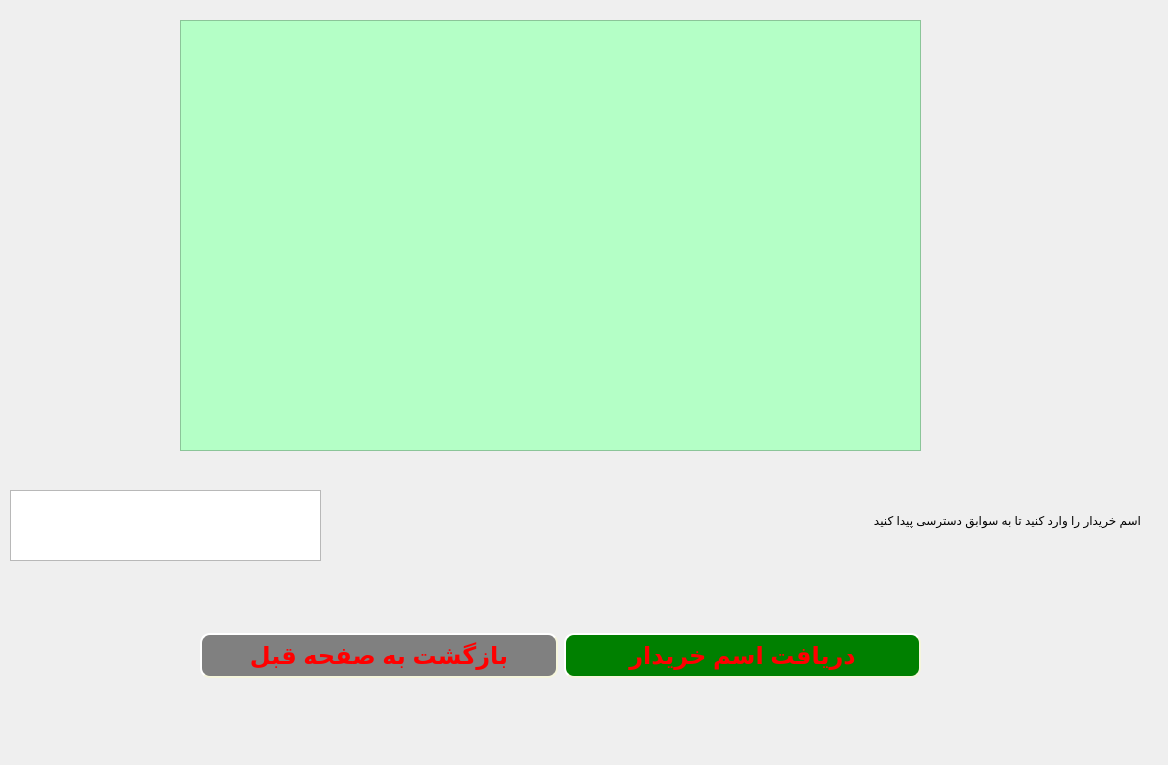
<?xml version="1.0" encoding="UTF-8"?>
<ui version="4.0">
 <class>ListOFClientForAdmin</class>
 <widget class="QDialog" name="ListOFClientForAdmin">
  <property name="geometry">
   <rect>
    <x>0</x>
    <y>0</y>
    <width>1168</width>
    <height>765</height>
   </rect>
  </property>
  <property name="windowTitle">
   <string>Dialog</string>
  </property>
  <widget class="QTextEdit" name="textEdit">
   <property name="geometry">
    <rect>
     <x>10</x>
     <y>490</y>
     <width>311</width>
     <height>71</height>
    </rect>
   </property>
   <property name="styleSheet">
    <string notr="true">font: 16pt &quot;MS Shell Dlg 2&quot;;</string>
   </property>
  </widget>
  <widget class="QLabel" name="label">
   <property name="geometry">
    <rect>
     <x>340</x>
     <y>490</y>
     <width>801</width>
     <height>61</height>
    </rect>
   </property>
   <property name="styleSheet">
    <string notr="true">font: 20pt &quot;MS Shell Dlg 2&quot;;</string>
   </property>
   <property name="text">
    <string>اسم خریدار را وارد کنید تا به سوابق دسترسی پیدا کنید</string>
   </property>
  </widget>
  <widget class="QWidget" name="layoutWidget">
   <property name="geometry">
    <rect>
     <x>200</x>
     <y>610</y>
     <width>721</width>
     <height>91</height>
    </rect>
   </property>
   <layout class="QHBoxLayout" name="horizontalLayout">
    <item>
     <widget class="QPushButton" name="pushButton_2">
      <property name="styleSheet">
       <string notr="true">QPushButton {
    background-color: Gray;
    border-style: outset;
    border-width: 2px;
    border-radius: 10px;
    border-color: beige;
    font: bold 24px;
    min-width: 10em;
    padding: 6px;
 	color:red;
}
QPushButton:hover { color:yellow; }</string>
      </property>
      <property name="text">
       <string>بازگشت به صفحه قبل</string>
      </property>
     </widget>
    </item>
    <item>
     <widget class="QPushButton" name="pushButton">
      <property name="styleSheet">
       <string notr="true">QPushButton {
    background-color: green;
    border-style: outset;
    border-width: 2px;
    border-radius: 10px;
    border-color: beige;
    font: bold 24px;
    min-width: 10em;
    padding: 6px;
 	color:red;
}
QPushButton:hover { color:purple; }</string>
      </property>
      <property name="text">
       <string>دریافت اسم خریدار</string>
      </property>
     </widget>
    </item>
   </layout>
  </widget>
  <widget class="QListWidget" name="listWidget">
   <property name="geometry">
    <rect>
     <x>180</x>
     <y>20</y>
     <width>741</width>
     <height>431</height>
    </rect>
   </property>
   <property name="styleSheet">
    <string notr="true">font: 14pt &quot;MS Shell Dlg 2&quot;;
color: rgb(0, 0, 0);
background-color: rgb(180, 255, 198);</string>
   </property>
  </widget>
 </widget>
 <resources/>
 <connections/>
</ui>
